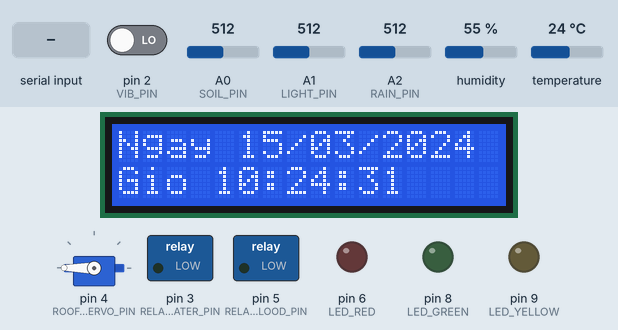
A sketch run on a simulated Arduino Uno, built with avr-gcc and run on an emulated ATmega328P. Parts: 16×2 character LCD, servo, switched loads named in the sketch (green lamp = pin HIGH), output pins drawn as LEDs (lit = HIGH). The test bench sets the inputs (shaded band); at power-on: A2 (RAIN_PIN) = 512, A0 (SOIL_PIN) = 512, pin 2 (VIB_PIN) LOW, A1 (LIGHT_PIN) = 512, humidity 55 %, temperature 24 °C. The local clock reads 2024-03-15 10:24:30 at power-on unless the sketch sets it; what the sketch prints to the serial monitor is not drawn.

Above: at 1.8 s.
1.9 s: "R\n" received over the second serial link
At 6.3 s:
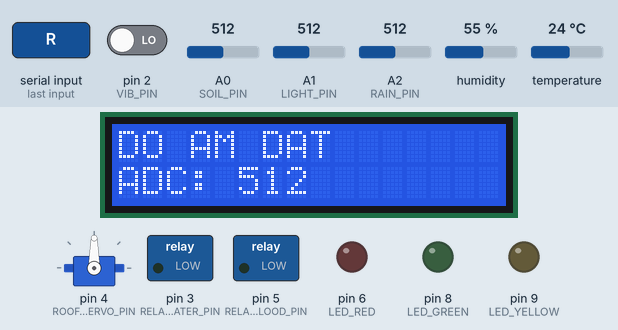
6.4 s: A2 (RAIN_PIN) set to 992
At 12.8 s:
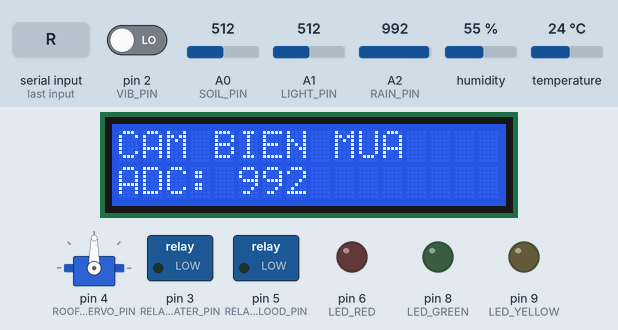
13.7 s: "W,45\n" received over the second serial link
At 15.7 s:
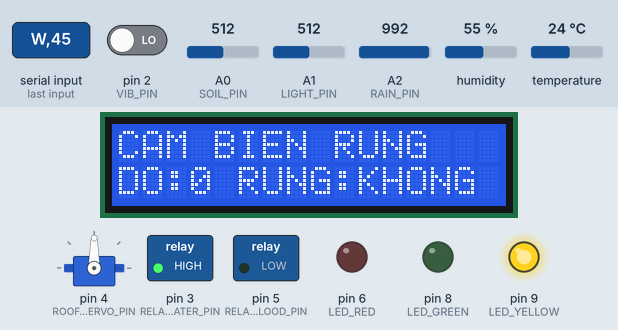
20.1 s: A2 (RAIN_PIN) set to 914
28.6 s: A2 (RAIN_PIN) set to 885
At 36.6 s:
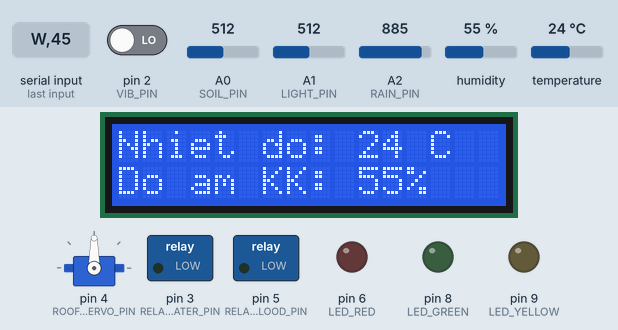
36.7 s: A0 (SOIL_PIN) set to 716
At 39.6 s:
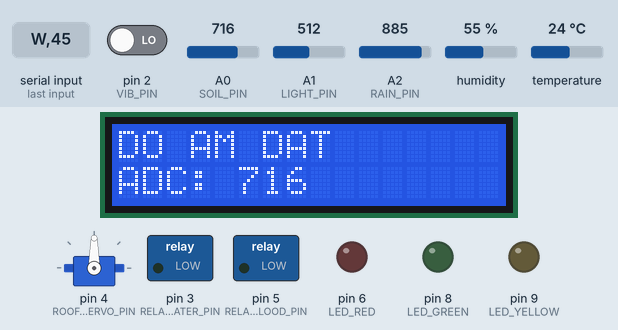
Timing chart, 0 to 41.1 s (numbered marks = the images above; inputs shaded):
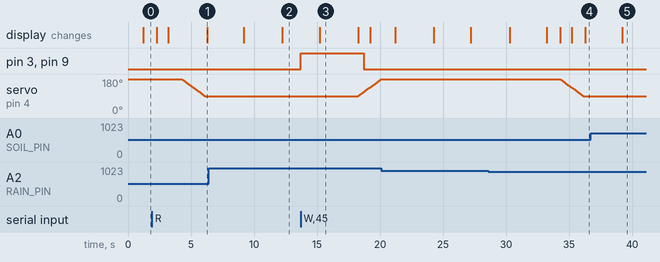

The sketch:

SmartEcoGarden_UNO.ino
```cpp
/*
 * SMART ECO GARDEN - ARDUINO UNO R3 | BAN NOP BAO CAO
 * Water pump D3, flood pump D5: ACTIVE HIGH (tested)
 * Roof SG90: D4; rain sensor A2
 * Red D6, green D8, yellow D9
 * ESP32 UART: UNO RX D11 <- ESP32 TX33
 *             UNO TX D10 -> 5V/3.3V divider -> ESP32 RX32
 * IMPORTANT: adapter pumps/roof separate from USB; COMMON GND.
 */
#include <Wire.h>
#include <DHT.h>
#include <RTClib.h>
#include <LiquidCrystal_I2C.h>
#include <SoftwareSerial.h>
#include <Servo.h>
#include <stdlib.h>
#include <string.h>

#define DHT_PIN 7
#define SOIL_PIN A0
#define LIGHT_PIN A1
#define RAIN_PIN A2
#define VIB_PIN 2
#define RELAY_WATER_PIN 3
#define ROOF_SERVO_PIN 4
#define RELAY_FLOOD_PIN 5
#define LED_RED 6
#define LED_GREEN 8
#define LED_YELLOW 9
#define RELAY_ON HIGH
#define RELAY_OFF LOW

SoftwareSerial espLink(11, 10); // RX, TX; 9600 baud
DHT dht(DHT_PIN, DHT11);
RTC_DS1307 rtc;
LiquidCrystal_I2C lcd(0x27, 16, 2);
Servo roofServo;

const int SOIL_DRY = 850, SOIL_WET = 650, RAIN_DRY = 900;
const int FLOOD_HIGH = 700, FLOOD_LOW = 100;
const unsigned long MAX_WATER_MS = 5000UL;
const unsigned long MAX_FLOOD_MS = 30000UL;
const unsigned long FLOOD_STABLE_MS = 3000UL;
const unsigned long FLOOD_LINK_TIMEOUT_MS = 4000UL;

const int ROOF_RETRACT = 180, ROOF_COVER = 90;
const unsigned long RAIN_CONFIRM_MS = 2000UL;
const unsigned long DRY_CONFIRM_MS = 10000UL;
const unsigned long ROOF_STEP_MS = 20UL;
int roofAngle = ROOF_RETRACT;
int roofTarget = ROOF_RETRACT;
bool roofCoverRequested = false;
// true = auto from rain sensor, false = manual from Dashboard
bool roofAutoMode = false; // MAC DINH MANUAL
bool floodAutoMode = false; // MAC DINH MANUAL
bool floodManualReady = true; // Manual pump: OFF must precede another ON
bool rainSampleWet = false;
unsigned long rainStateSince = 0, lastRoofStep = 0;

float temperature = NAN, humidity = NAN;
int soil = 0, lightValue = 0, rainValue = 0, vibration = 0;
bool vibrationDetected = false;
bool autoMode = false, autoArmed = false, watering = false; // TUOI MAC DINH MANUAL
unsigned long waterStart = 0;

int floodRaw = 0;
bool floodHasData = false, floodPumping = false, floodArmed = true, floodAlarm = false;
unsigned long lastFloodPacket = 0, floodStart = 0;
bool floodHighCandidate = false, floodLowCandidate = false;
unsigned long floodHighSince = 0, floodLowSince = 0;
bool receivingFlood = false;
char floodDigits[6];
byte floodDigitCount = 0;

bool rtcOK = false;
unsigned long lastRead = 0, lastLCD = 0, lastPage = 0;
byte page = 0;

void updateLEDs() {
  bool linkOK = floodHasData &&
    millis() - lastFloodPacket <= FLOOD_LINK_TIMEOUT_MS;
  digitalWrite(LED_RED, linkOK && floodAlarm ? HIGH : LOW);
  digitalWrite(LED_GREEN, linkOK && !floodAlarm ? HIGH : LOW);
  digitalWrite(LED_YELLOW, watering ? HIGH : LOW);
}

void stopWatering() {
  digitalWrite(RELAY_WATER_PIN, RELAY_OFF);
  if (watering) Serial.println(F("[BOM1] TAT"));
  watering = false;
  updateLEDs();
}

void startWatering() {
  if (watering || rainValue < RAIN_DRY) return;
  digitalWrite(RELAY_WATER_PIN, RELAY_ON);
  watering = true;
  waterStart = millis();
  updateLEDs();
  Serial.println(F("[BOM1] BAT"));
}

void stopFloodPump() {
  digitalWrite(RELAY_FLOOD_PIN, RELAY_OFF);
  if (floodPumping) Serial.println(F("[BOM2] TAT"));
  floodPumping = false;
}

void startFloodPump() {
  if (floodPumping || !floodArmed) return;
  floodArmed = false;
  digitalWrite(RELAY_FLOOD_PIN, RELAY_ON);
  floodStart = millis();
  floodPumping = true;
  Serial.println(F("[BOM2] BAT"));
}

void readSensors() {
  float t = dht.readTemperature();
  float h = dht.readHumidity();
  if (!isnan(t)) temperature = t;
  if (!isnan(h)) humidity = h;
  soil = analogRead(SOIL_PIN);
  lightValue = analogRead(LIGHT_PIN);
  rainValue = analogRead(RAIN_PIN);
  vibration = digitalRead(VIB_PIN);
}

void controlRoofWeather() {
  if (!roofAutoMode) return;
  unsigned long nowMs = millis();
  bool wet = rainValue < RAIN_DRY;
  if (wet != rainSampleWet) {
    rainSampleWet = wet;
    rainStateSince = nowMs;
    Serial.println(wet ? F("[MAI] XAC NHAN MUA") : F("[MAI] XAC NHAN KHO"));
  }
  if (wet && !roofCoverRequested &&
      nowMs - rainStateSince >= RAIN_CONFIRM_MS) {
    roofCoverRequested = true;
    roofTarget = ROOF_COVER;
    Serial.println(F("[MAI] MUA -> CHE 90"));
  }
  if (!wet && roofCoverRequested &&
      nowMs - rainStateSince >= DRY_CONFIRM_MS) {
    roofCoverRequested = false;
    roofTarget = ROOF_RETRACT;
    Serial.println(F("[MAI] KHO -> THU 180"));
  }
}

void updateRoofServo() {
  unsigned long nowMs = millis();
  if (nowMs - lastRoofStep < ROOF_STEP_MS) return;
  lastRoofStep = nowMs;
  if (roofAngle < roofTarget) ++roofAngle;
  else if (roofAngle > roofTarget) --roofAngle;
  else return;
  roofServo.write(roofAngle);
}

void setRoofMode(bool automatic) {
  roofAutoMode = automatic;
  if (automatic) {
    // Evaluate weather again after changing from manual.
    rainSampleWet = rainValue < RAIN_DRY;
    rainStateSince = millis();
    roofCoverRequested = roofTarget == ROOF_COVER;
  }
  Serial.println(automatic ? F("[MAI] AUTO") : F("[MAI] MANUAL"));
}

void setFloodMode(bool automatic) {
  stopFloodPump(); // Changing mode never starts the pump.
  floodAutoMode = automatic;
  floodManualReady = true;
  floodHighCandidate = false;
  floodLowCandidate = false;
  // AUTO rearms after the water level is confirmed low.
  floodArmed = true;
  // If the water is already high, AUTO starts after a new 3s confirmation.
  Serial.println(automatic ? F("[NGAP] AUTO") : F("[NGAP] MANUAL"));
}

void manualFloodOn() {
  if (floodAutoMode || !floodManualReady || floodPumping) return;
  // No dry running and no pumping with a lost water sensor link.
  if (!floodHasData || millis() - lastFloodPacket > FLOOD_LINK_TIMEOUT_MS ||
      floodRaw <= FLOOD_LOW) {
    Serial.println(F("[NGAP] CHAN LENH: KHONG DU NUOC / MAT CAM BIEN"));
    return;
  }
  floodManualReady = false;
  // startFloodPump() uses floodArmed in AUTO; drive relay safely here.
  digitalWrite(RELAY_FLOOD_PIN, RELAY_ON);
  floodPumping = true;
  floodStart = millis();
  Serial.println(F("[NGAP] BOM MANUAL BAT"));
}

void controlWatering() {
  if (rainValue < RAIN_DRY) stopWatering();
  if (!autoMode) return;
  if (soil <= SOIL_WET) {
    stopWatering();
    autoArmed = true;
  }
  if (autoArmed && !watering && soil >= SOIL_DRY && rainValue >= RAIN_DRY) {
    startWatering();
    autoArmed = false;
  }
}

void acceptFloodRaw(int raw) {
  if (raw < 0 || raw > 4095) return;
  unsigned long nowMs = millis();
  floodRaw = raw;
  floodHasData = true;
  lastFloodPacket = nowMs;
  if (raw >= FLOOD_HIGH) {
    floodAlarm = true;
    floodLowCandidate = false;
    if (!floodHighCandidate) {
      floodHighCandidate = true;
      floodHighSince = nowMs;
    }
    if (floodAutoMode && floodArmed && !floodPumping &&
        nowMs - floodHighSince >= FLOOD_STABLE_MS) startFloodPump();
  } else if (raw <= FLOOD_LOW) {
    // Manual pump also stops immediately at low level to avoid dry running.
    if (!floodAutoMode && floodPumping) {stopFloodPump();floodManualReady=false;}
    floodHighCandidate = false;
    if (!floodLowCandidate) {
      floodLowCandidate = true;
      floodLowSince = nowMs;
    }
    if (nowMs - floodLowSince >= FLOOD_STABLE_MS) {
      if (floodAutoMode) stopFloodPump();
      floodArmed = true;
      floodAlarm = false;
    }
  } else {
    // Intermediate water level: keep pump and alarm state.
    floodHighCandidate = false;
    floodLowCandidate = false;
  }
  updateLEDs();
}

void controlFloodSafety() {
  unsigned long nowMs = millis();
  if (!floodHasData || nowMs - lastFloodPacket > FLOOD_LINK_TIMEOUT_MS) {
    if (floodPumping) stopFloodPump();
    // Chua tung nhan packet: giu trang thai cho phep thu cong ban dau.
    // Da tung nhan roi bi mat ket noi: khoa bom den khi co lenh OFF.
    if (floodHasData) floodManualReady = false;
    floodHighCandidate = false;
    floodLowCandidate = false;
    updateLEDs();
    return;
  }
  if (floodPumping && nowMs - floodStart >= MAX_FLOOD_MS) {
    stopFloodPump();
    floodManualReady = false;
    Serial.println(F("[BOM2] NGAT AN TOAN 30S"));
    // Only re-arm after raw <= 100 stable 3 seconds.
  }
}

void receiveESP32() {
  while (espLink.available()) {
    char c = (char)espLink.read();
    if (receivingFlood) {
      if (c >= '0' && c <= '9') {
        if (floodDigitCount < sizeof(floodDigits) - 1) {
          floodDigits[floodDigitCount++] = c;
        } else {
          receivingFlood = false;
          floodDigitCount = 0;
        }
      } else if (c == '\n') {
        if (floodDigitCount > 0) {
          floodDigits[floodDigitCount] = '\0';
          acceptFloodRaw(atoi(floodDigits));
        }
        receivingFlood = false;
        floodDigitCount = 0;
      } else if (c != '\r') {
        receivingFlood = false;
        floodDigitCount = 0;
      }
      continue;
    }
    switch (c) {
      case 'F': receivingFlood = true; floodDigitCount = 0; break;
      case 'T': Serial.println(F("[UART] TEST")); break;
      case 'A':
        stopWatering();
        autoMode = true;
        autoArmed = soil <= SOIL_WET;
        Serial.println(F("[TUOI] AUTO"));
        break;
      case 'M':
        stopWatering();
        autoMode = false;
        Serial.println(F("[TUOI] MANUAL"));
        break;
      case 'W':
        if (!autoMode && rainValue >= RAIN_DRY) startWatering();
        else Serial.println(F("[TUOI] LENH BI CHAN"));
        break;
      case 'S':
        stopWatering();
        autoArmed = false;
        break;
      // Roof commands: auto/manual/open/close
      case 'R': setRoofMode(true); break;
      case 'H': setRoofMode(false); break;
      case 'O':
        if (!roofAutoMode) {roofTarget=ROOF_COVER;roofCoverRequested=true;}
        break;
      case 'C':
        if (!roofAutoMode) {roofTarget=ROOF_RETRACT;roofCoverRequested=false;}
        break;
      // Flood pump commands: auto/manual/on/off
      case 'B': setFloodMode(true); break;
      case 'N': setFloodMode(false); break;
      case 'P': manualFloodOn(); break;
      case 'Q':
        if (!floodAutoMode) {stopFloodPump();floodManualReady=true;}
        break;
    }
  }
}

// Legacy first 13 fields are unchanged; append roof/flood modes.
// DATA,T,H,SOIL,LIGHT,RAIN,VIB,PUMP1,AUTO,ROOF_ANGLE,
//      ROOF_TARGET,ROOF_COVER,PUMP2,FLOOD_ALARM,ROOF_AUTO,FLOOD_AUTO\n
void sendSensors() {
  espLink.print(F("DATA,"));
  if (isnan(temperature)) espLink.print(F("nan"));
  else espLink.print(temperature, 1);
  espLink.print(',');
  if (isnan(humidity)) espLink.print(F("nan"));
  else espLink.print(humidity, 1);
  espLink.print(','); espLink.print(soil);
  espLink.print(','); espLink.print(lightValue);
  espLink.print(','); espLink.print(rainValue);
  espLink.print(','); espLink.print(vibrationDetected ? 1 : vibration);
  espLink.print(','); espLink.print(watering ? 1 : 0);
  espLink.print(','); espLink.print(autoMode ? 1 : 0);
  espLink.print(','); espLink.print(roofAngle);
  espLink.print(','); espLink.print(roofTarget);
  espLink.print(','); espLink.print(roofCoverRequested ? 1 : 0);
  espLink.print(','); espLink.print(floodPumping ? 1 : 0);
  espLink.print(','); espLink.print(floodAlarm ? 1 : 0);
  espLink.print(','); espLink.print(roofAutoMode ? 1 : 0);
  espLink.print(','); espLink.println(floodAutoMode ? 1 : 0);
}

void showLine(byte row, const char *s) {
  lcd.setCursor(0, row);
  lcd.print(F("                "));
  lcd.setCursor(0, row);
  lcd.print(s);
}

void displayPage() {
  char l1[17], l2[17];
  l1[0] = '\0'; l2[0] = '\0';
  switch (page) {
    case 0:
      if (rtcOK) {
        DateTime n = rtc.now();
        snprintf(l1, sizeof(l1), "Ngay %02d/%02d/%04d", n.day(), n.month(), n.year());
        snprintf(l2, sizeof(l2), "Gio %02d:%02d:%02d", n.hour(), n.minute(), n.second());
      } else { strcpy(l1, "RTC ERROR"); strcpy(l2, "KIEM TRA I2C"); }
      break;
    case 1:
      if (isnan(temperature) || isnan(humidity)) {
        strcpy(l1, "DHT11 ERROR"); strcpy(l2, "KIEM TRA D7");
      } else {
        snprintf(l1, sizeof(l1), "Nhiet do: %d C", (int)temperature);
        snprintf(l2, sizeof(l2), "Do am KK: %d%%", (int)humidity);
      }
      break;
    case 2: strcpy(l1, "DO AM DAT"); snprintf(l2, sizeof(l2), "ADC: %d", soil); break;
    case 3: strcpy(l1, "ANH SANG"); snprintf(l2, sizeof(l2), "ADC: %d", lightValue); break;
    case 4: strcpy(l1, "CAM BIEN MUA"); snprintf(l2, sizeof(l2), "ADC: %d", rainValue); break;
    case 5:
      strcpy(l1, "CAM BIEN RUNG");
      snprintf(l2, sizeof(l2), "DO:%d RUNG:%s", vibration, vibrationDetected ? "CO" : "KHONG");
      break;
    case 6:
      strcpy(l1, "TUOI CAY");
      strcpy(l2, watering ? "RELAY 1: BAT" : (rainValue < RAIN_DRY ? "CO MUA - TAT" : "RELAY 1: TAT"));
      break;
    case 7: strcpy(l1, "CHE DO TUOI"); strcpy(l2, autoMode ? "TU DONG" : "THU CONG"); break;
    case 8:
      strcpy(l1, "MUC NUOC");
      if (floodHasData && millis() - lastFloodPacket <= FLOOD_LINK_TIMEOUT_MS)
        snprintf(l2, sizeof(l2), "RAW: %d", floodRaw);
      else strcpy(l2, "CHO ESP32...");
      break;
    case 9:
      strcpy(l1, "CHONG NGAP");
      snprintf(l2, sizeof(l2), "%s %s", floodAutoMode ? "AUTO" : "MANUAL",
               floodPumping ? "BAT" : "TAT");
      break;
    case 10:
      strcpy(l1, "MAI CHE NHA KINH");
      if (roofAngle != roofTarget) snprintf(l2, sizeof(l2), "QUAY %s: %d",
        roofAutoMode ? "AUTO" : "TAY", roofAngle);
      else snprintf(l2, sizeof(l2), "GOC LENH: %d", roofAngle);
      break;
  }
  showLine(0, l1);
  showLine(1, l2);
}

void setup() {
  // Set relay pins OFF before changing to outputs (ACTIVE HIGH boards).
  digitalWrite(RELAY_WATER_PIN, RELAY_OFF);
  digitalWrite(RELAY_FLOOD_PIN, RELAY_OFF);
  pinMode(RELAY_WATER_PIN, OUTPUT);
  pinMode(RELAY_FLOOD_PIN, OUTPUT);
  digitalWrite(LED_RED, LOW);
  digitalWrite(LED_GREEN, LOW);
  digitalWrite(LED_YELLOW, LOW);
  pinMode(LED_RED, OUTPUT);
  pinMode(LED_GREEN, OUTPUT);
  pinMode(LED_YELLOW, OUTPUT);
  pinMode(VIB_PIN, INPUT);

  Serial.begin(9600);
  espLink.begin(9600);
  Wire.begin();
  dht.begin();
  lcd.init();
  lcd.backlight();
  lcd.clear();
  showLine(0, "SMART ECO GARDEN");
  showLine(1, "DANG KHOI DONG");
  rtcOK = rtc.begin();
  readSensors();

  // Servo has no true feedback sensor. roofAngle is the commanded angle.
  roofAngle = ROOF_RETRACT;
  roofTarget = ROOF_RETRACT;
  roofCoverRequested = false;
  roofAutoMode = false;
  floodAutoMode = false;
  floodManualReady = true;
  roofServo.attach(ROOF_SERVO_PIN);
  roofServo.write(roofAngle);
  rainSampleWet = rainValue < RAIN_DRY;
  rainStateSince = millis();

  stopWatering();
  stopFloodPump();
  autoMode = false;
  autoArmed = false;
  floodHasData = false;
  floodArmed = true;
  floodAlarm = false;
  floodHighCandidate = false;
  floodLowCandidate = false;
  updateLEDs();
  lastRead = lastLCD = lastPage = lastRoofStep = millis();

  Serial.println(F("SMART ECO GARDEN - UNO R3"));
  Serial.println(F("UART 9600 / ROOF D4 / PUMP D3,D5"));
  Serial.println(F("TUOI / MAI / NGAP: MANUAL MAC DINH"));
  Serial.println(F("RAIN A2 / ROOF THU 180 CHE 90"));
}

void loop() {
  receiveESP32();
  unsigned long nowMs = millis();
  updateRoofServo();

  vibration = digitalRead(VIB_PIN);
  if (vibration == HIGH) vibrationDetected = true;
  if (watering && nowMs - waterStart >= MAX_WATER_MS) stopWatering();
  controlFloodSafety();
  updateLEDs();

  if (nowMs - lastRead >= 2000UL) {
    lastRead = nowMs;
    readSensors();
    controlRoofWeather();
    controlWatering();
    sendSensors();
    Serial.print(F("[GARDEN] DAT=")); Serial.print(soil);
    Serial.print(F(" MUA=")); Serial.print(rainValue);
    Serial.print(F(" MAI=")); Serial.print(roofAngle);
    Serial.print('/'); Serial.print(roofTarget);
    Serial.print(F(" BOM1=")); Serial.print(watering ? F("ON") : F("OFF"));
    Serial.print(F(" BOM2=")); Serial.println(floodPumping ? F("ON") : F("OFF"));
    vibrationDetected = false;
  }
  if (nowMs - lastPage >= 3000UL) {
    lastPage = nowMs;
    page = (page + 1) % 11;
  }
  if (nowMs - lastLCD >= 1000UL) {
    lastLCD = nowMs;
    displayPage();
  }
}
```

Measured:
- the behaviour switches between 900 and 899 on A2 (RAIN_PIN) (found by bisection; images 3 and 4)
- after the input at 1.9 s, servo on pin 4 (ROOF_SERVO_PIN): moves from 180° to 90° over 1.8 s, starting after 2.4 s
- after the input at 13.7 s, pin 3 (RELAY_WATER_PIN), pin 9 (LED_YELLOW): LOW → HIGH at once, → LOW 5.0 s later
- after the input at 28.6 s, servo on pin 4 (ROOF_SERVO_PIN): moves from 180° to 90° over 1.8 s, starting after 5.7 s
- what the display in image 3 shows lasts 3.1 s, from 15.2 s to 18.3 s
